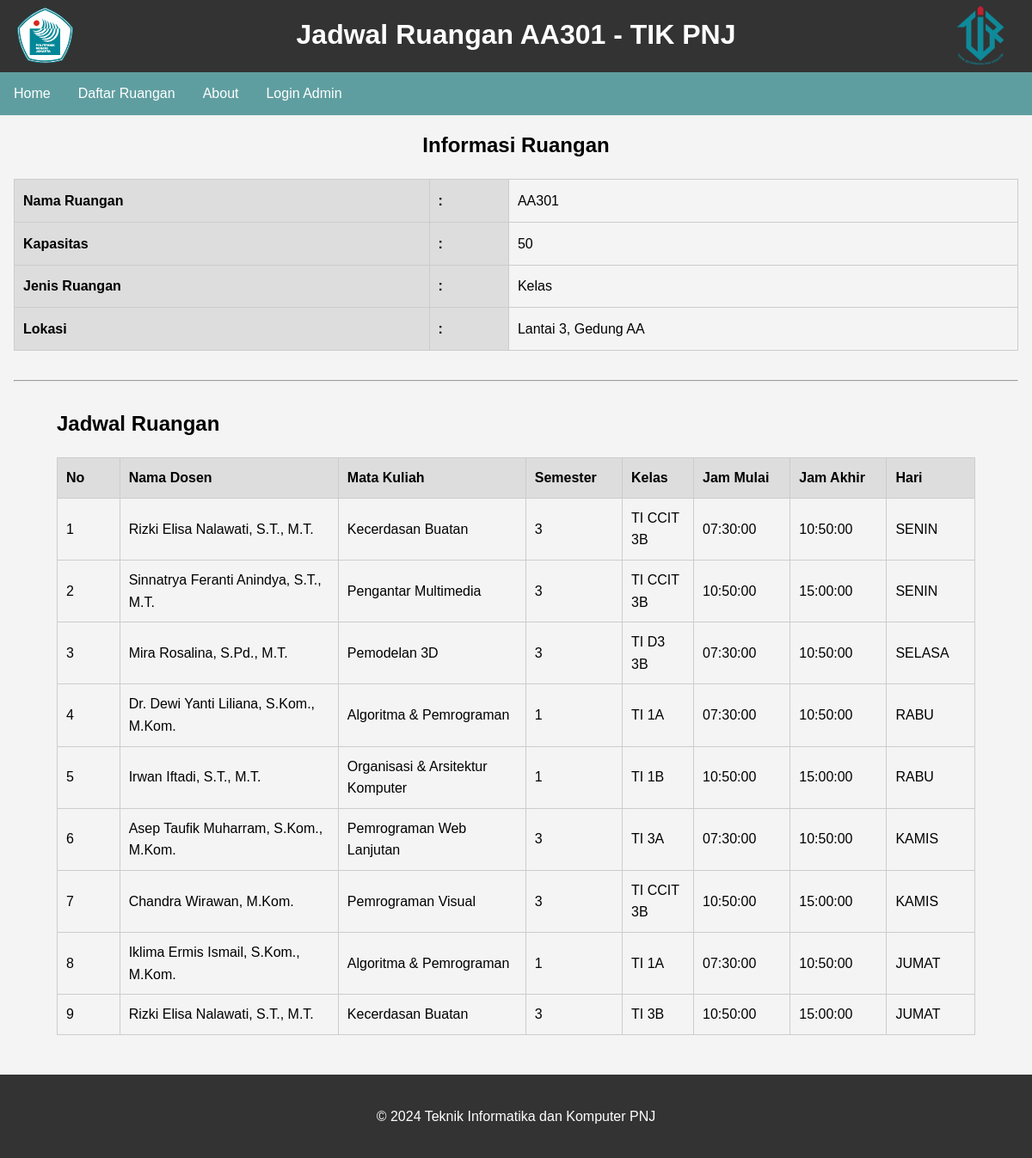
Page /jadwal.php?ruangan=AA301 on the committed database.
### tables this page shows
CREATE TABLE `ruangan` (
  `ruangan_id` int(11) NOT NULL,
  `nama_ruangan` varchar(10) NOT NULL,
  `kapasitas` int(11) NOT NULL,
  `jenis_ruangan` varchar(50) DEFAULT NULL,
  `lokasi` varchar(100) DEFAULT NULL
);

CREATE TABLE `jadwal` (
  `jadwal_id` int(11) NOT NULL,
  `ruangan_id` int(11) DEFAULT NULL,
  `nama_dosen` varchar(100) DEFAULT NULL,
  `nama_mata_kuliah` varchar(100) DEFAULT NULL,
  `smt` varchar(10) DEFAULT NULL,
  `kelas` varchar(10) DEFAULT NULL,
  `jam_mulai` time DEFAULT NULL,
  `jam_akhir` time DEFAULT NULL,
  `hari` varchar(10) DEFAULT NULL,
  `urutan_hari` int(11) DEFAULT NULL
);

### jadwal.php (the view, shortened to what this page needs)
<?php
include 'connection.php';
$namaRuangan = isset($_GET['ruangan']) ? $_GET['ruangan'] : 'AA204';
$adminLoggedIn = isset($_SESSION['loggedin']) && $_SESSION['loggedin'] === true;
$sqlRuangan = "SELECT * FROM ruangan WHERE nama_ruangan = '{$namaRuangan}'";
$resultRuangan = $conn->query($sqlRuangan);
$ruangan = ($resultRuangan && $resultRuangan->num_rows > 0) ? $resultRuangan->fetch_assoc() : null;
$sqlJadwal = "SELECT j.*, r.nama_ruangan FROM jadwal j JOIN ruangan r ON j.ruangan_id = r.ruangan_id WHERE r.nama_ruangan = '{$namaRuangan}' ORDER BY j.urutan_hari, j.jam_mulai";
$resultJadwal = $conn->query($sqlJadwal);
?>
<!DOCTYPE html>
<html lang="id">
<head>
    <link rel="stylesheet" href="styles.css">
</head>
<body>
    <div class="utama">
        <h1 align="center">Jadwal Ruangan <?= htmlspecialchars($namaRuangan); ?> - TIK PNJ</h1>
        <div class="pnjlogo">
            <img src="pnj-logo.svg" alt="logo    tik" width="65" height="70">
        </div>
        <div class="tiklogo">
            <img src="tik-pnj.png" alt="logo pnj" width="120" height="70">
        </div>
    </div>
    <div class="nav-container">
        <ul class="nav-list">
            <li><a href="index.php">Home</a></li>
            <li><a href="daftar_ruangan.php">Daftar Ruangan</a></li>
            <li><a href="about.php">About</a></li>
            <?php if (isset($_SESSION['loggedin']) && $_SESSION['loggedin'] === true): ?>
                <li class="right-align"><a href="logout.php">Logout</a></li>
            <?php else: ?>
                <li class="right-align"><a href="login.php">Login Admin</a></li>
            <?php endif; ?>
        </ul>
    </div>
    <main>
        <?php if ($adminLoggedIn): ?>
            <div class="tambahjadwal">
                <section>
                    <h2 align="center">Tambah Jadwal Baru</h2>
                    <form action="tambah_jadwal.php" method="post">
                        <input type="hidden" name="ruangan_id" value="<?= $ruangan ? $ruangan['ruangan_id'] : ''; ?>">
                        <table border="1" width="550" height="100">
                            <tr>
                                <th align="left">Nama Dosen</th>
                                <th>:</th>
                                <td><input type="text" name="nama_dosen"></td>
                            </tr>
                            <tr>
                                <th align="left">Mata Kuliah</th>
                                <th>:</th>
                                <td><input type="text" name="mata_kuliah"></td>
                            </tr>
                            <tr>
                                <th align="left">Semester</th>
                                <th>:</th>
                                <td><input type="text" name="semester"></td>
                            </tr>
                            <tr>
                                <th align="left">Kelas</th>
                                <th>:</th>
                                <td><input type="text" name="kelas"></td>
                            </tr>
                            <tr>
                                <th align="left">Jam Mulai</th>
                                <th>:</th>
                                <td><input type="time" name="jam_mulai"></td>
                            </tr>
                            <tr>
                                <th align="left">Jam Akhir</th>
                                <th>:</th>
                                <td><input type="time" name="jam_akhir"></td>
                            </tr>
                            <tr>
                                <th align="left">Hari</th>
                                <th>:</th>
                                <td><input type="text" name="hari"></td>
                            </tr>
                        </table>
                        <br/>
                        <input type="submit" value="Tambah Jadwal">
                    </form>
                </section>
            </div>
            <div class="informasiruangan">
                <section>
                    <?php if ($ruangan): ?>
                        <h2 align="center">Informasi Ruangan</h2>
                        <form action="tambah_jadwal.php" method="post">
                            <table border="3" width="550" height="200">
                                <tr>
                                    <th align="left">Nama Ruangan</th>
                                    <th> : </th>
                                    <td><?= htmlspecialchars($ruangan['nama_ruangan']); ?></td>
                                </tr>
                                <tr>
                                    <th align="left">Kapasitas</th>
                                    <th> : </th>
                                    <td><?= htmlspecialchars($ruangan['kapasitas']); ?></td>
                                </tr>
                                <tr>
                                    <th align="left">Jenis Ruangan</th>
                                    <th> : </th>
                                    <td><?= htmlspecialchars($ruangan['jenis_ruangan']); ?></td>
                                </tr>
                                <tr>
                                    <th align="left">Lokasi</th>
                                    <th> : </th>
                                    <td><?= htmlspecialchars($ruangan['lokasi']); ?></td>
                                </tr>
                            </table>
                        </form>
                        <br/>
                        <?php if ($adminLoggedIn): ?>
                            <a href="edit_ruangan.php?ruangan_id=<?= $ruangan['ruangan_id']; ?>">Edit Informasi Ruangan</a>
                        <?php endif; ?>
                    <?php else: ?>
                        <p>Informasi ruangan tidak tersedia.</p>
                    <?php endif; ?>
                </section>
            </div>
            <br/><br/>
            <br/><br/>
            <br/>
            <hr/>
        <?php else: ?>
            <?php if ($ruangan): ?>
                <h2 align="center">Informasi Ruangan</h2>
                <form action="tambah_jadwal.php" method="post">
                    <table border="3" width="550" height="200">
                        <tr>
                            <th align="left">Nama Ruangan</th>
                            <th> : </th>
                            <td><?= htmlspecialchars($ruangan['nama_ruangan']); ?></td>
                        </tr>
                        <tr>
                            <th align="left">Kapasitas</th>
                            <th> : </th>
                            <td><?= htmlspecialchars($ruangan['kapasitas']); ?></td>
                        </tr>
                        <tr>
                            <th align="left">Jenis Ruangan</th>
                            <th> : </th>
                            <td><?= htmlspecialchars($ruangan['jenis_ruangan']); ?></td>
                        </tr>
                        <tr>
                            <th align="left">Lokasi</th>
                            <th> : </th>
                            <td><?= htmlspecialchars($ruangan['lokasi']); ?></td>
                        </tr>
                    </table>
                </form>
                <br/>
            <?php else: ?>
                <p>Informasi ruangan tidak tersedia.</p>
            <?php endif; ?>
            <hr/>
        <?php endif; ?>
            <div class="jadwalruangan">
            <section>
                <h2>Jadwal Ruangan</h2>
                <table>
                    <thead>
                        <tr>
                            <th>No</th>
                            <th>Nama Dosen</th>
                            <th>Mata Kuliah</th>
                            <th>Semester</th>
                            <th>Kelas</th>
                            <th>Jam Mulai</th>
                            <th>Jam Akhir</th>
                            <th>Hari</th>
                        </tr>
                    </thead>
                    <tbody>
                        <?php
                        if ($resultJadwal && $resultJadwal->num_rows > 0) {
                            $no = 1;
                            while ($row = $resultJadwal->fetch_assoc()) {
                                echo "<tr align=center>
                                            <td style='width: 5%;'>" . $no++ . "</td>
                                            <td style='width: 17.5%;'>" . htmlspecialchars($row["nama_dosen"]) . "</td>
                                            <td style='width: 15%;'>" . htmlspecialchars($row["nama_mata_kuliah"]) . "</td>
                                            <td style='width: 5%;'>" . htmlspecialchars($row["smt"]) . "</td>
                                            <td style='width: 5%;'>" . htmlspecialchars($row["kelas"]) . "</td>
                                            <td style='width: 7.5%;'>" . htmlspecialchars($row["jam_mulai"]) . "</td>
                                            <td style='width: 7.5%;'>" . htmlspecialchars($row["jam_akhir"]) . "</td>
                                            <td style='width: 5%;'>" . htmlspecialchars($row["hari"]) . "</td>";
                                echo "</tr>";
                            }
                        } else {
                            echo "<tr><td colspan='9'>Tidak ada jadwal yang tersedia.</td></tr>";
                        }
                        ?>
                    </tbody>
                </table>
            </section>
        </div>
    </main>
    <div class="footer">
        <p>&copy; <?= date("Y"); ?> Teknik Informatika dan Komputer PNJ</p>
    </div>
</body>
</html>

### styles.css (style rules this page uses)
body { font-family: Arial, sans-serif; line-height: 1.6; margin: 0; padding: 0; display: flex; flex-direction: column; background-color: #f4f4f4; min-height: 100vh; }
main { padding: 1em; flex: 1; }
h1, h2 { margin: 0 0 10px 0; }
section { padding: 20px; margin: 10px; }
table { width: 100%; margin-top: 20px; border-collapse: collapse; }
table, th, td { border: 1px solid #cccccc; }
th { background-color: #dddddd; text-align: left; padding: 10px; }
td { padding: 10px; text-align: left; }
.footer { background-color: #333; color: white; text-align: center; padding: 20px 0; position: relative; bottom: 0; width: 100%; }

### jadwal.php (style rules this page uses)
.nav-container { width: 100%; min-height: 50px; display: flex; justify-content: space-between; align-items: center; color: #fff; z-index: 10; background-color: cadetblue; }
.nav-list { list-style-type: none; padding: 0; margin: 0; display: flex; }
.nav-list li { padding-left: 1rem; padding-right: 1rem; }
.nav-list a { text-decoration: none; color: inherit; display: inline-block; }
.jadwalruangan { margin-left: 20px; margin-right: 20px; margin-top: 10px; }
.utama { background-color: #333; color: white; }
h1 { margin-top:15px; }
.pnjlogo { margin-left: 20px; margin-top: -70px; }
.tiklogo { position: absolute; right: 0; margin-top: -78px; }

### rows in the picture
ruangan: nama_ruangan "AA301", kapasitas "50", jenis_ruangan "Kelas", lokasi "Lantai 3, Gedung AA"
jadwal: nama_dosen "Rizki Elisa Nalawati, S.T., M.T.", nama_mata_kuliah "Kecerdasan Buatan", smt "3", kelas "TI CCIT 3B", jam_mulai "07:30:00", jam_akhir "10:50:00", hari "SENIN"
jadwal: nama_dosen "Sinnatrya Feranti Anindya, S.T., M.T.", nama_mata_kuliah "Pengantar Multimedia", smt "3", kelas "TI CCIT 3B", jam_mulai "10:50:00", jam_akhir "15:00:00", hari "SENIN"
jadwal: nama_dosen "Mira Rosalina, S.Pd., M.T.", nama_mata_kuliah "Pemodelan 3D", smt "3", kelas "TI D3 3B", jam_mulai "07:30:00", jam_akhir "10:50:00", hari "SELASA"
jadwal: nama_dosen "Dr. Dewi Yanti Liliana, S.Kom., M.Kom.", nama_mata_kuliah "Algoritma & Pemrograman", smt "1", kelas "TI 1A", jam_mulai "07:30:00", jam_akhir "10:50:00", hari "RABU"
jadwal: nama_dosen "Irwan Iftadi, S.T., M.T.", nama_mata_kuliah "Organisasi & Arsitektur Komputer", smt "1", kelas "TI 1B", jam_mulai "10:50:00", jam_akhir "15:00:00", hari "RABU"
jadwal: nama_dosen "Asep Taufik Muharram, S.Kom., M.Kom.", nama_mata_kuliah "Pemrograman Web Lanjutan", smt "3", kelas "TI 3A", jam_mulai "07:30:00", jam_akhir "10:50:00", hari "KAMIS"
jadwal: nama_dosen "Chandra Wirawan, M.Kom.", nama_mata_kuliah "Pemrograman Visual", smt "3", kelas "TI CCIT 3B", jam_mulai "10:50:00", jam_akhir "15:00:00", hari "KAMIS"
jadwal: nama_dosen "Iklima Ermis Ismail, S.Kom., M.Kom.", nama_mata_kuliah "Algoritma & Pemrograman", smt "1", kelas "TI 1A", jam_mulai "07:30:00", jam_akhir "10:50:00", hari "JUMAT"
jadwal: nama_dosen "Rizki Elisa Nalawati, S.T., M.T.", nama_mata_kuliah "Kecerdasan Buatan", smt "3", kelas "TI 3B", jam_mulai "10:50:00", jam_akhir "15:00:00", hari "JUMAT"

### other values in the picture
$namaRuangan "AA301"
